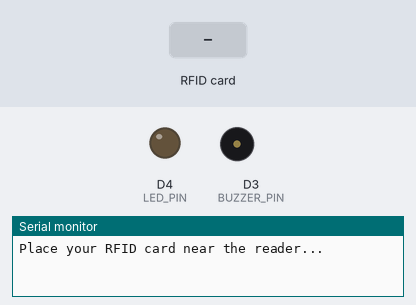
Bench run of a sketch on a simulated ESP8266 (NodeMCU). Shown: output pins drawn as LEDs (lit = HIGH), buzzer (waves = sounding, pin HIGH), the last lines printed to the serial monitor. The test bench sets the inputs (shaded band).

Above: at 1.2 s.
1.3 s: RFID card 5E 7A 19 C4 held to the reader
At 1.7 s:
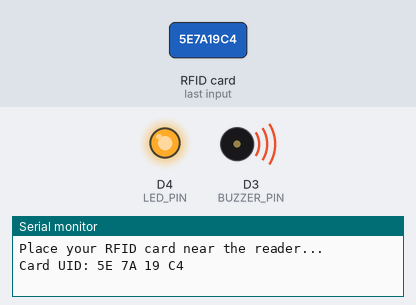
Timing chart, 0 to 4.3 s (numbered marks = the images above; inputs shaded):
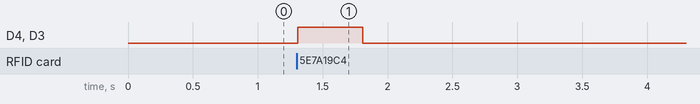

The sketch:

PP015IntrderDetection.ino
```cpp
#include <SPI.h>
#include <MFRC522.h>

// Define RFID module pins
#define RST_PIN D1
#define SS_PIN D2

// Define buzzer and LED pins
#define BUZZER_PIN D3
#define LED_PIN D4

MFRC522 rfid(SS_PIN, RST_PIN);  // Create instance of the RFID

void setup() {
  // Initialize serial communication
  Serial.begin(115200);
  while (!Serial);

  // Initialize SPI and RFID module
  SPI.begin();
  rfid.PCD_Init();
  Serial.println("Place your RFID card near the reader...");

  // Initialize buzzer and LED pins
  pinMode(BUZZER_PIN, OUTPUT);
  pinMode(LED_PIN, OUTPUT);

  // Set buzzer and LED to LOW initially
  digitalWrite(BUZZER_PIN, LOW);
  digitalWrite(LED_PIN, LOW);
}

void loop() {
  // Check if an RFID card is detected
  if (!rfid.PICC_IsNewCardPresent()) {
    return;
  }

  // Verify if the RFID card can be read
  if (!rfid.PICC_ReadCardSerial()) {
    return;
  }

  // Print UID of the card
  Serial.print("Card UID: ");
  for (byte i = 0; i < rfid.uid.size; i++) {
    Serial.print(rfid.uid.uidByte[i], HEX);
    Serial.print(" ");
  }
  Serial.println();

  // Trigger the buzzer and LED when the card is detected
  digitalWrite(BUZZER_PIN, HIGH);
  digitalWrite(LED_PIN, HIGH);
  delay(500); // Buzzer and LED active for 500ms
  digitalWrite(BUZZER_PIN, LOW);
  digitalWrite(LED_PIN, LOW);

  // Halt the card to prepare for the next read
  rfid.PICC_HaltA();
}
```

Measured:
- after the input at 1.3 s, D4 (LED_PIN), D3 (BUZZER_PIN): LOW → HIGH at once, → LOW 0.50 s later
